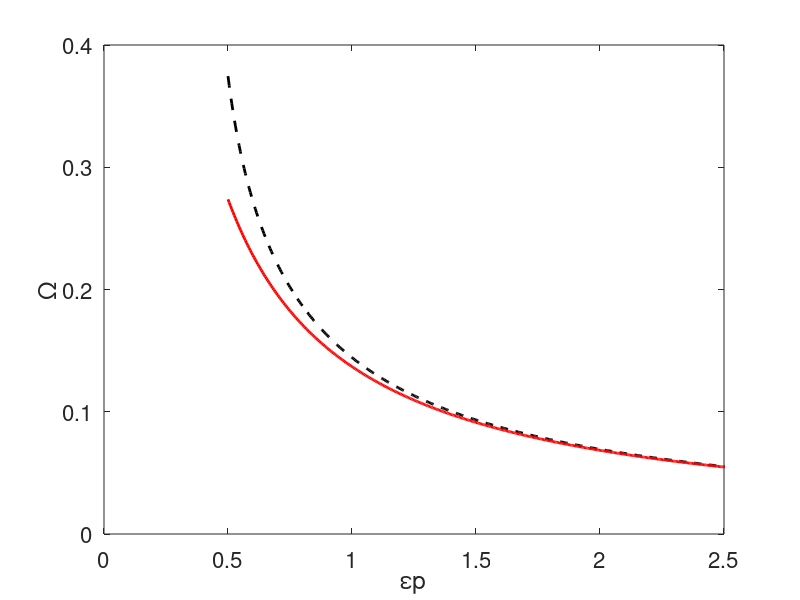

This chart was generated by the following MATLAB code:

%Plot ep vs Omg
clear
clc

load('OmgcVsep_05to5.mat');
x=Expression1(1,:);
y1=Expression1(2,:);
y5=Expression1(6,:);
plot(x,y1,'k--','linewidth',2)
hold on
plot(x,y5,'r','linewidth',2)
set(gca,'fontsize',16)
xlabel('\epsilonp')
ylabel('\Omega')
axis([0 2.5 0 0.4])

